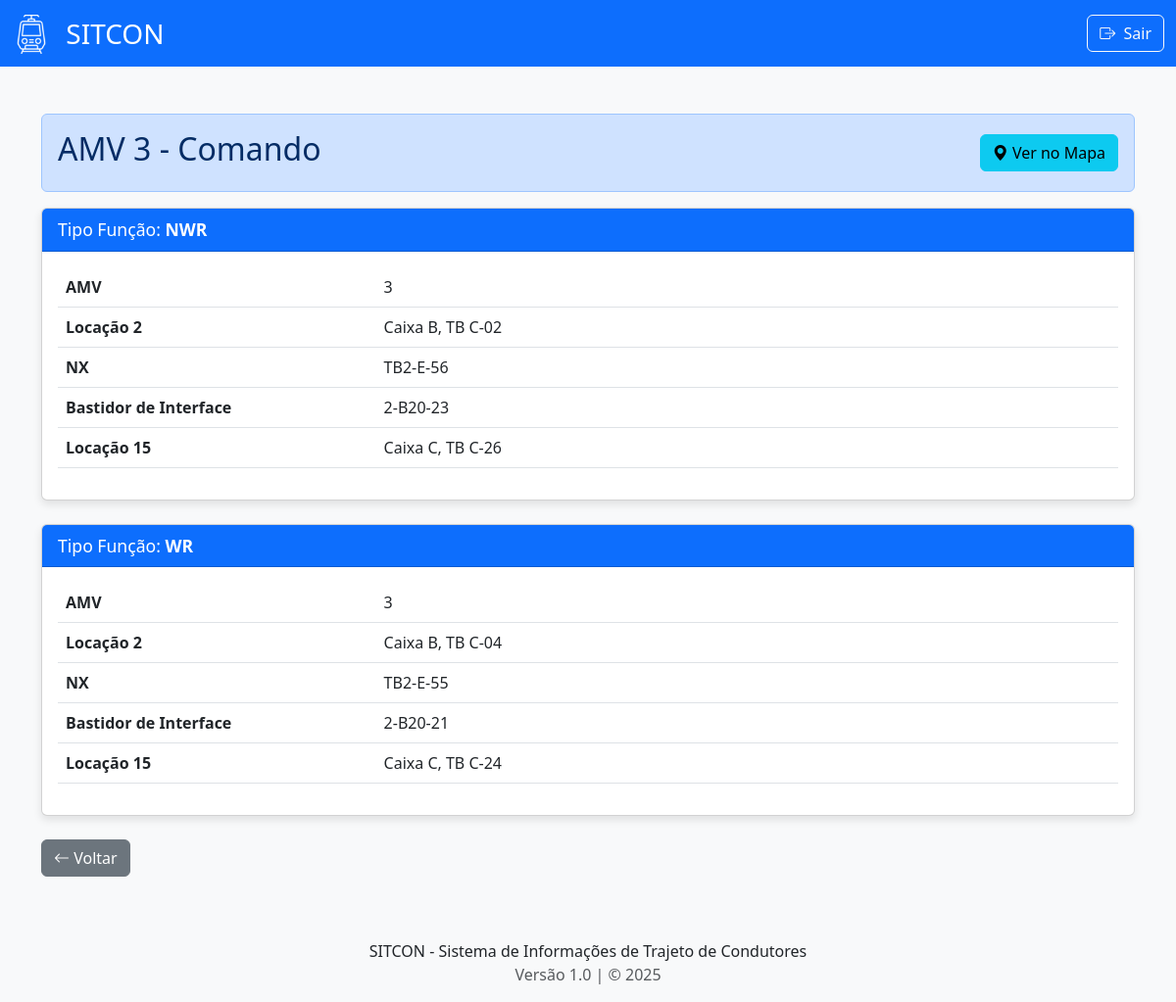
The app's page /amv_comando/3 (signed in) with its own data.
### models.py (models this page shows, shortened)
class AMV(db.Model):
    __tablename__ = 'amv'
    idamv = db.Column(db.Integer, primary_key=True)
    tipofuncao = db.Column(db.String(5), primary_key=True)
    L1 = db.Column(db.String(8), nullable=True)
    L2 = db.Column(db.String(8), nullable=True)
    L3 = db.Column(db.String(8), nullable=True)
    L4 = db.Column(db.String(8), nullable=True)
    L5 = db.Column(db.String(8), nullable=True)
    L6 = db.Column(db.String(8), nullable=True)
    L7 = db.Column(db.String(8), nullable=True)
    L9 = db.Column(db.String(8), nullable=True)
    L10 = db.Column(db.String(8), nullable=True)
    tower = db.Column(db.String(8), nullable=True)
    interface = db.Column(db.String(8), nullable=True)
    L14 = db.Column(db.String(8), nullable=True)
    L15 = db.Column(db.String(8), nullable=True)
    L16 = db.Column(db.String(8), nullable=True)
    L17 = db.Column(db.String(8), nullable=True)
    L18 = db.Column(db.String(8), nullable=True)
    L20 = db.Column(db.String(8), nullable=True)
    L21 = db.Column(db.String(8), nullable=True)
    L22 = db.Column(db.String(8), nullable=True)
    L23 = db.Column(db.String(8), nullable=True)

### app.py (the view)
@app.route('/amv_comando/<amv_id>')
def amv_comando(amv_id):
    return mostrar_amv(amv_id, tipo='Comando')

### app.py (called while the page is built)
def formatar_valor_locacao(valor):
    if not isinstance(valor, str) or '-' not in valor:
        return valor
    partes = valor.split('-')
    if len(partes) >= 3:
        caixa = f"Caixa {partes[0]}"
        tb = f"TB {partes[1]}-{partes[2]}"
        return f"{caixa}, {tb}"
    elif len(partes) == 2:
        caixa = f"Caixa {partes[0]}"
        tb = f"TB {partes[1]}"
        return f"{caixa}, {tb}"
    else:
        return valor

def formatar_registros(registros, model_class):
    dados_formatados = []
    if not registros:
        return dados_formatados
    for registro in registros:
        campos_registro = {}
        for coluna in model_class.__table__.columns:
            nome_original = coluna.name
            nome_amigavel = TRADUCOES_GERAIS.get(nome_original, nome_original)
            valor = getattr(registro, nome_original)
            if nome_original.startswith('L') and nome_original[1:].isdigit():
                valor = formatar_valor_locacao(valor)
            if valor not in [None, '']:
                campos_registro[nome_amigavel] = valor
        dados_formatados.append(campos_registro)
    return dados_formatados

def login_required(f):
    @wraps(f)
    def decorated_function(*args, **kwargs):
        if not session.get('logado'):
            flash('Acesso não autorizado. Por favor, faça login.', 'warning')
            return redirect(url_for('login'))
        return f(*args, **kwargs)
    return decorated_function

### templates/amv_detail.html (shortened to what this page needs)
{% extends "base.html" %}
{% block content %}
<div class="alert {{ 'alert-primary' if tipo == 'Comando' else 'alert-success' }}">
    <div class="d-flex justify-content-between align-items-center">
        <h2>AMV {{ amv_id }} - {{ tipo }}</h2>
        {% if coordenadas %}
            <button id="mostrar-mapa-btn" class="btn btn-info">
                <i class="bi bi-geo-alt-fill"></i> Ver no Mapa
            </button>
        {% endif %}
    </div>
</div>
{% for registro in registros %}
<div class="card mb-4">
    <div class="card-header bg-{{ 'primary' if tipo == 'Comando' else 'success' }} text-white">
        Tipo Função: <strong>{{ registro['Tipo da Função'] }}</strong>
    </div>
    <div class="card-body">
        <table class="table">
            <tbody>
                {% for nome, valor in registro.items() %}
                    {% if nome != 'Tipo da Função' %}
                    <tr>
                        <td width="30%"><strong>{{ nome }}</strong></td>
                        <td>{{ valor }}</td>
                    </tr>
                    {% endif %}
                {% endfor %}
            </tbody>
        </table>
    </div>
</div>
{% endfor %}
<a href="{{ url_for('amv') }}" class="btn btn-secondary"><i class="bi bi-arrow-left"></i> Voltar</a>
{% endblock %}

### static/css/style.css (style rules this page uses)
html, body { height: 100%; }
body { display: flex; flex-direction: column; }
body { background-image: url('../images/fundo.png'); background-size: cover; background-position: center center; background-attachment: fixed; background-color: #f8f9fa; }
.card-header { font-size: 1.1rem; }
.card { box-shadow: 0 4px 8px rgba(0, 0, 0, 0.1); height: 100%; margin-bottom: 30px; }

### records on screen
AMV: tipofuncao "NWR", registro "AMV" "Locação 2" "Locação 15", registro "3" "Caixa B, TB C-02" "Caixa C, TB C-26", nome "NX", tower "TB2-E-56", nome "Bastidor de Interface", interface "2-B20-23"
AMV: tipofuncao "WR", registro "AMV" "Locação 2" "Locação 15", registro "3" "Caixa B, TB C-04" "Caixa C, TB C-24", nome "NX", tower "TB2-E-55", nome "Bastidor de Interface", interface "2-B20-21"

### other values on screen
{{ amv_id }} "3"
{{ tipo }} "Comando"
